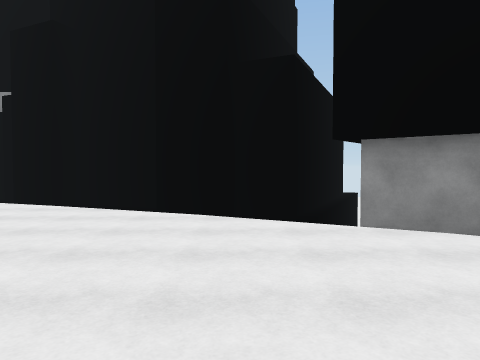
[1] (above)

24 first-person views from a walk through a Unity game level. The camera is 1.4 m above the floor, tilts 2° down and sees 70° across. The floor is counted in squares, 2 m on a side. Each view is taken from the middle of a square. On the plan, view 1 faces up. The plan holds only what a view shows up to about 11 squares ahead; the rest is blank. The place goes on beyond the plan. The player character is not drawn. Surface patterns are stand-ins for the level's own textures.

[2]
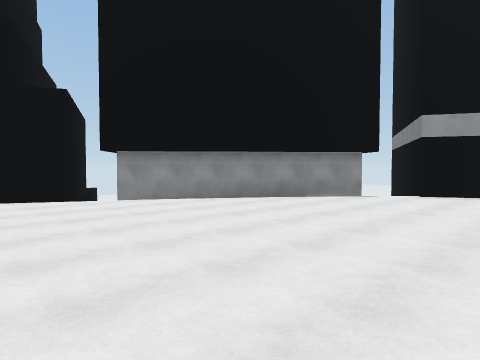

[3]
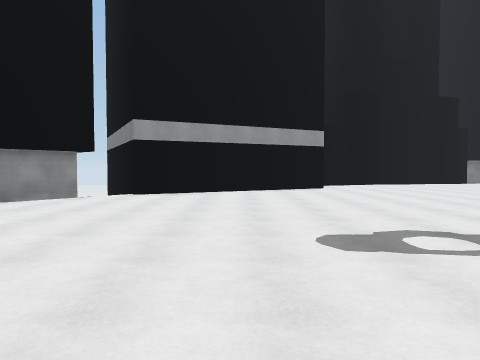

[4]
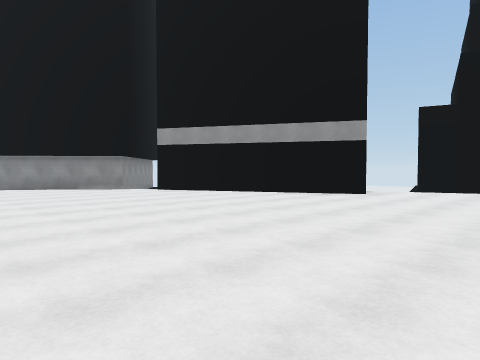

[5]
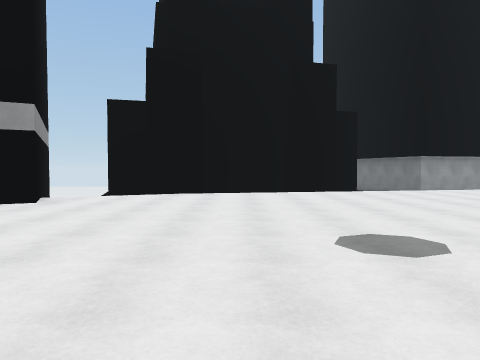

[6]
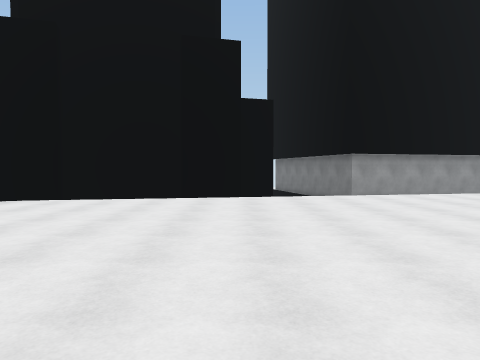

[7]
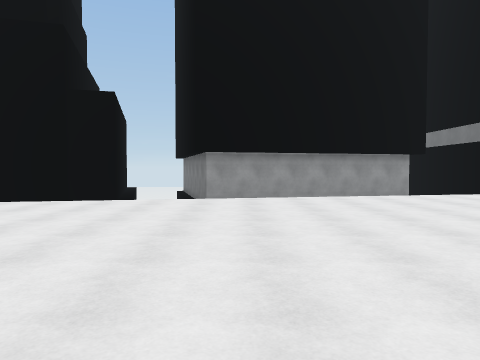

[8]
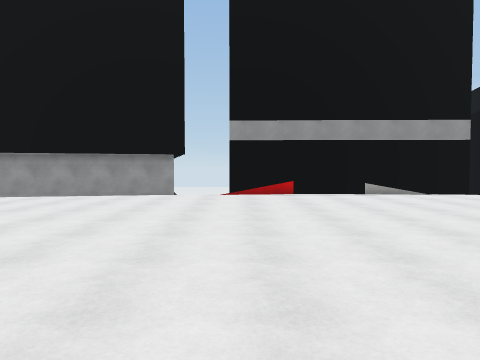

[9]
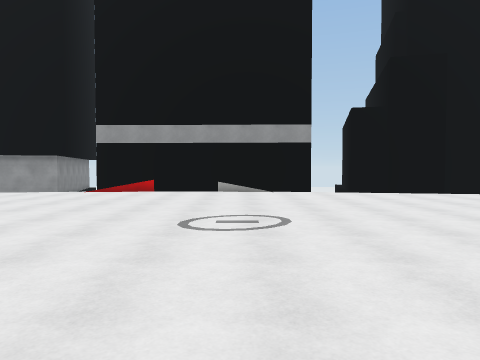

[10]
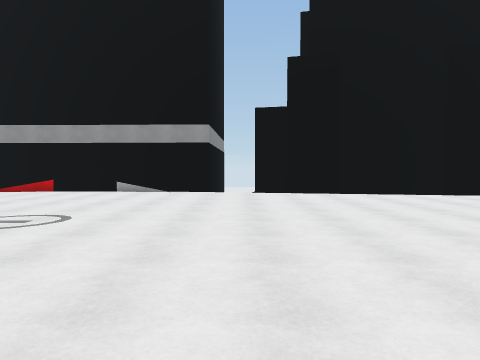

[11]
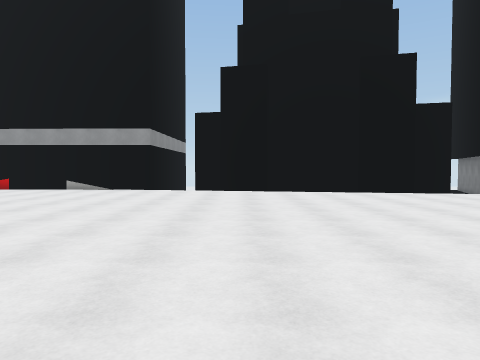

[12]
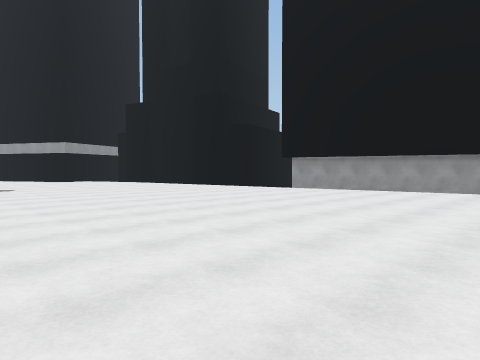

[13]
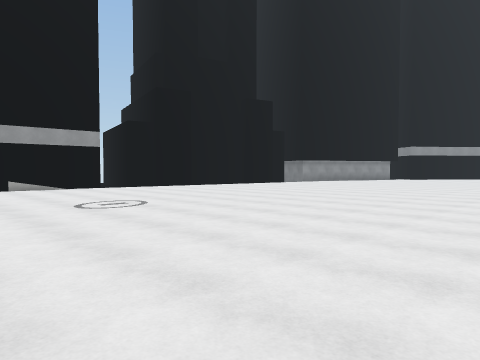

[14]
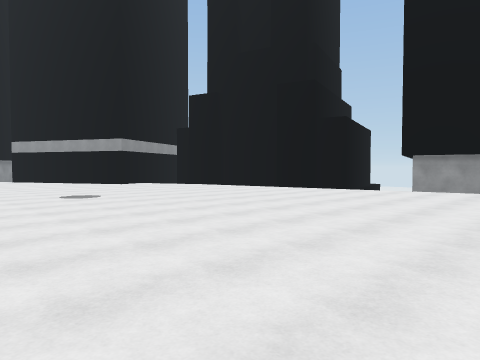

[15]
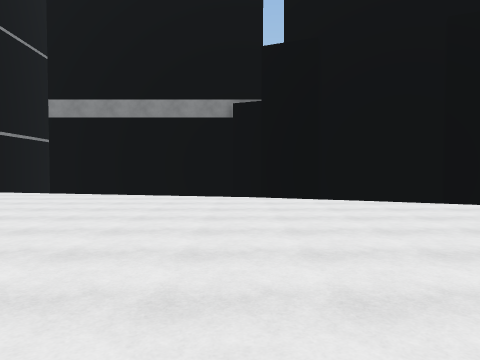

[16]
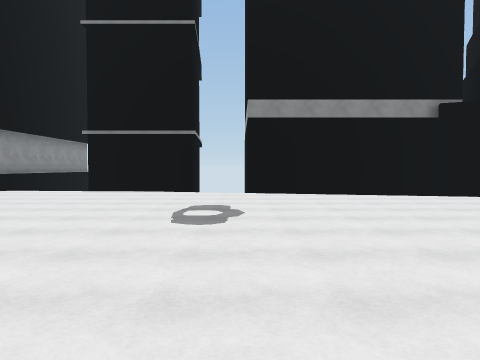

[17]
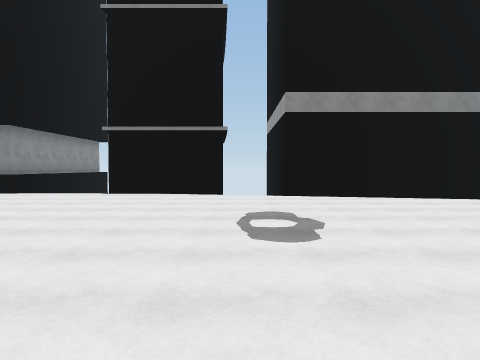

[18]
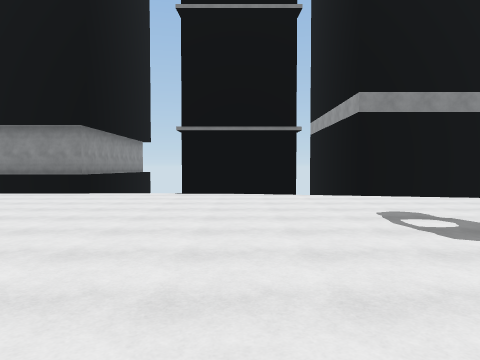

[19]
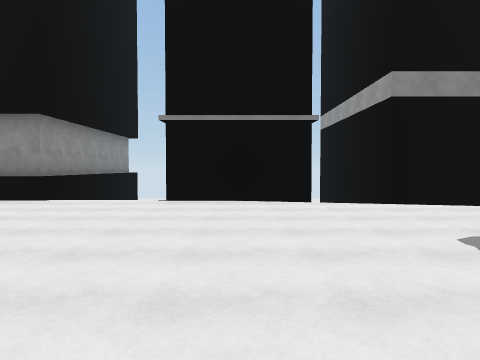

[20]
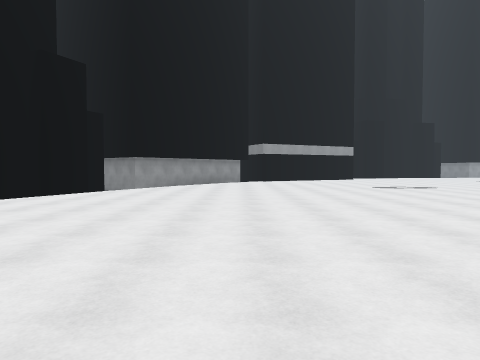

[21]
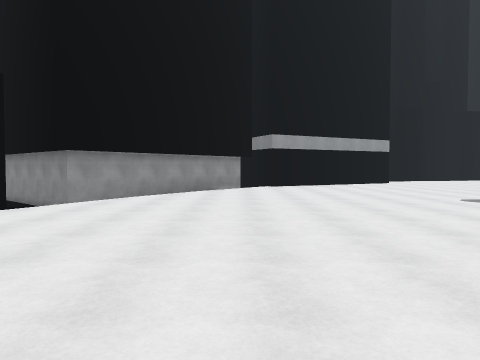

[22]
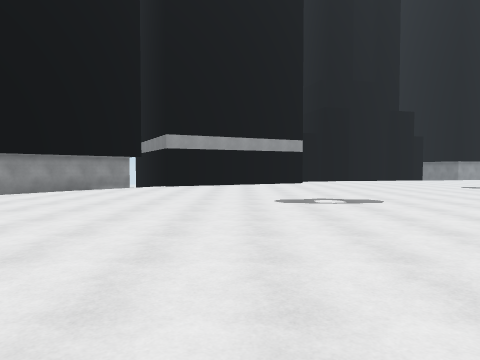

[23]
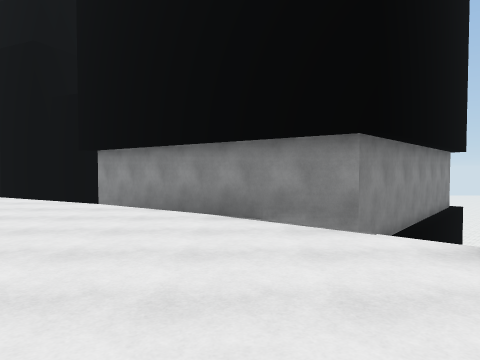

[24]
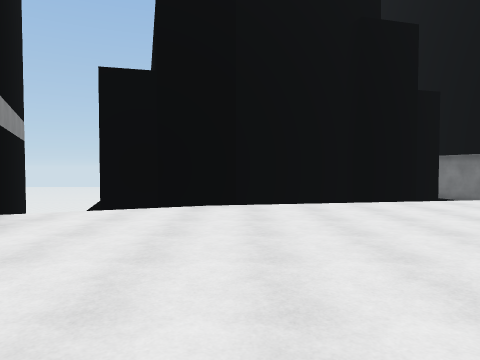

### Floor plan
Key: @ floor where view 1 was taken; # wall or solid block; x gap in a wall; . main floor; - floor 0.25 m lower than the main floor; / step, stairs or slope; ^ raised ledge; v drop or lower ground.
Columns run from 19 left of view 1 to 16 right of it. Each row starts with its distance up from view 1.
 12 ^      v
 11 ^      v              #v
 10 ^  ###vv######       ##
  9 ......vv    v##      #v
  8 ..........vv v####   # ##
  7 ..............vv #######
  6 .................v#####      #v
  5 ...................vv##     ##
  4  ....................v##   ##v
  3   .....................## ##v
  2   ......................###v
  1    .......................xv##
  0     . .............@......###
 -1        .  .................#
 -2             ...............##
 -3              ...............#    ##v
 -4               ..............## ###v
 -5                ..............###v
 -6                  ..............v#
 -7                   ............./#
 -8                     .........../#
 -9                     ............-#
-10                     ............-#
-11                        ........./#
-12                        ........./#
-13                        ........./###
-14                        .......... xv
-15                        ..........
-16                        ..........v##
-17                       ...........v#
-18                       ............#
-19                       ............##
-20                       ............ #
-21                        ...........v#
-22                        ...........v#
-23                        ............
-24                        ............#
-25                       .............#
-26                       .............#
-27                       .............#
-28                       .............#
-29                        ...........##
-30                        ...........##
-31                        .........../v
-32                        ...........-#
-33                        ...........##
-34                         ........./#
-35                         ........./#
-36                         ........./#
-37                         ..  .....##

Where each view was taken, in squares from view 1:
view 1: 0 up, 0 right, facing up
view 2: 3 down, 2 left, facing up-right
view 3: 3 down, 2 left, facing right
view 4: 10 down, 1 right, facing up-right
view 5: 10 down, 3 right, facing right
view 6: 13 down, 5 right, facing right
view 7: 17 down, 6 right, facing right
view 8: 24 down, 6 right, facing right
view 9: 28 down, 5 right, facing right
view 10: 31 down, 5 right, facing right
view 11: 33 down, 4 right, facing right
view 12: 24 down, 4 right, facing up-right
view 13: 25 down, 3 right, facing down-right
view 14: 20 down, 3 right, facing up-right
view 15: 1 down, 6 left, facing up
view 16: 1 down, 12 left, facing up
view 17: 0 up, 13 left, facing up
view 18: 0 up, 15 left, facing up
view 19: 2 up, 15 left, facing up
view 20: 1 up, 11 left, facing right
view 21: 1 up, 6 left, facing right
view 22: 3 down, 6 left, facing right
view 23: 3 down, 5 right, facing up
view 24: 9 down, 6 right, facing right
